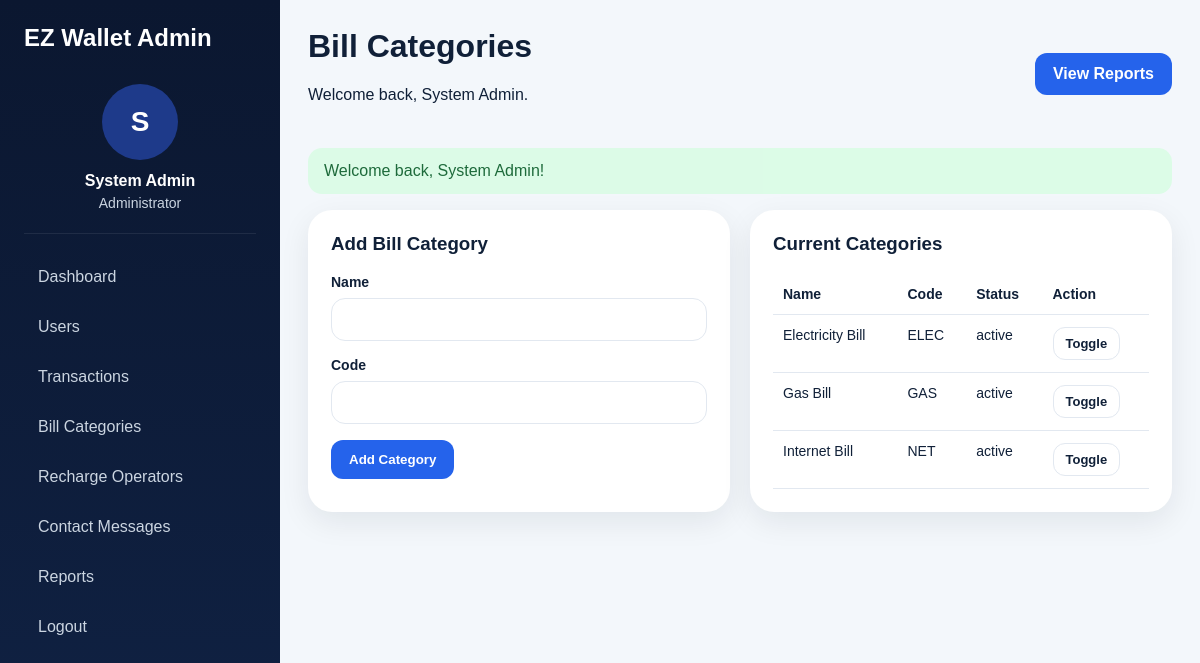
Screenshot of /public/index.php?route=admin/bill-categories (signed in) with the database file from the repository.
### tables this page shows
CREATE TABLE wallets (id INT AUTO_INCREMENT PRIMARY KEY,user_id INT NOT NULL UNIQUE,balance DECIMAL(12,2) NOT NULL DEFAULT 0.00,created_at DATETIME NOT NULL,updated_at DATETIME NOT NULL,CONSTRAINT fk_wallet_user FOREIGN KEY (user_id) REFERENCES users(id) ON DELETE CASCADE);

CREATE TABLE users (id INT AUTO_INCREMENT PRIMARY KEY,name VARCHAR(120) NOT NULL,username VARCHAR(80) NOT NULL UNIQUE,email VARCHAR(150) NOT NULL UNIQUE,phone VARCHAR(30) NOT NULL,password_hash VARCHAR(255) NOT NULL,role ENUM('admin','user') NOT NULL DEFAULT 'user',status ENUM('active','inactive') NOT NULL DEFAULT 'active',avatar VARCHAR(255) NULL,created_at DATETIME NOT NULL,updated_at DATETIME NOT NULL);

CREATE TABLE bill_categories (id INT AUTO_INCREMENT PRIMARY KEY,name VARCHAR(120) NOT NULL,code VARCHAR(50) NOT NULL UNIQUE,status ENUM('active','inactive') NOT NULL DEFAULT 'active',created_at DATETIME NOT NULL);

### controllers/BaseController.php (called while the page is built, shortened)
<?php
abstract class BaseController
{
    protected function view(string $view, array $data = [], string $layout = 'app'): void
    {
        extract($data);
        $layoutFile = __DIR__ . '/../views/layouts/' . $layout . '.php';
        require $layoutFile;
    }
}

### controllers/AdminController.php (called while the page is built, shortened)
<?php
class AdminController extends BaseController
{
    public function billCategories(): void { require_admin(); $this->view('admin/bill_categories', ['title'=>'Bill Categories','categories'=>(new BillPayment())->adminCategories()], 'admin'); }
}

### public/index.php (called while the page is built, shortened)
<?php
require_once __DIR__ . '/../routes/web.php';
$route = $_GET['route'] ?? 'home';
[$controllerClass, $method] = $routes[$route];
$controller = new $controllerClass();
$controller->$method();

### config/database.php (called while the page is built)
<?php
class Database
{
    private static ?PDO $instance = null;
    public static function getInstance(): PDO
    {
        if (self::$instance === null) {
            $config = require __DIR__ . '/app.php';
            $db = $config['db'];
            $dsn = sprintf(
                'mysql:host=%s;port=%s;dbname=%s;charset=%s',
                $db['host'],
                $db['port'],
                $db['database'],
                $db['charset']
            );
            self::$instance = new PDO($dsn, $db['username'], $db['password'], [
                PDO::ATTR_ERRMODE => PDO::ERRMODE_EXCEPTION,
                PDO::ATTR_DEFAULT_FETCH_MODE => PDO::FETCH_ASSOC,
                PDO::ATTR_EMULATE_PREPARES => false,
            ]);
        }
        return self::$instance;
    }
}

### models/BaseModel.php (called while the page is built, shortened)
<?php
abstract class BaseModel
{
    public function __construct()
    {
        $this->db = Database::getInstance();
    }
}

### models/User.php (called while the page is built, shortened)
<?php
class User extends BaseModel
{
    public function findById(int $id): ?array
    {
        $stmt = $this->db->prepare("SELECT u.*, w.balance FROM users u LEFT JOIN wallets w ON w.user_id=u.id WHERE u.id=?");
        $stmt->execute([$id]);
        return $stmt->fetch() ?: null;
    }
}

### includes/auth.php (called while the page is built, shortened)
<?php
function auth_user(): ?array
{
    if (!empty($_SESSION['user_id'])) {
        return (new User())->findById((int)$_SESSION['user_id']);
    }
    return null;
}

### includes/helpers.php (called while the page is built, shortened)
<?php
function app_config(): array
{
    static $config = null;
    if ($config === null) {
        $config = require __DIR__ . '/../config/app.php';
    }
    return $config;
}
function base_url(string $path = ''): string
{
    $base = rtrim(app_config()['base_path'], '/');
    $path = ltrim($path, '/');
    return $base . ($path ? '/' . $path : '');
}
function e(?string $value): string
{
    return htmlspecialchars((string)$value, ENT_QUOTES, 'UTF-8');
}
function current_route(): string
{
    return $_GET['route'] ?? 'home';
}
function route_is(string $route): bool
{
    return current_route() === $route;
}

### config/app.php (called while the page is built)
<?php
return [
    'app_name' => 'EZ Wallet Secure Financial Transaction',
    'base_path' => '/ez_wallet_secure/public',
    'db' => [
        'host' => '127.0.0.1',
        'port' => '3306',
        'database' => 'ez_wallet_secure',
        'username' => 'root',
        'password' => '',
        'charset' => 'utf8mb4',
    ],
    'currency' => 'PKR',
    'upload_dir' => dirname(__DIR__) . '/uploads/avatars',
    'max_upload_size' => 2097152,
];

### models/BillPayment.php (called while the page is built, shortened)
<?php
class BillPayment extends BaseModel
{
    public function adminCategories(): array
    {
        return $this->db->query("SELECT * FROM bill_categories ORDER BY name")->fetchAll();
    }
}

### views/admin/bill_categories.php (the view)
<div class="grid-2"><div class="card"><h3>Add Bill Category</h3><form method="post" action="<?= base_url('index.php?route=admin/bill-categories/store') ?>"><input type="hidden" name="_csrf" value="<?= csrf_token() ?>"><div class="form-group"><label>Name</label><input type="text" name="name" required></div><div class="form-group"><label>Code</label><input type="text" name="code" required></div><button class="btn btn-primary" type="submit">Add Category</button></form></div><div class="card"><h3>Current Categories</h3><div class="table-wrap"><table><thead><tr><th>Name</th><th>Code</th><th>Status</th><th>Action</th></tr></thead><tbody><?php foreach ($categories as $category): ?><tr><td><?= e($category['name']) ?></td><td><?= e($category['code']) ?></td><td><?= e($category['status']) ?></td><td><form method="post" action="<?= base_url('index.php?route=admin/bill-categories/toggle') ?>" class="inline-form"><input type="hidden" name="_csrf" value="<?= csrf_token() ?>"><input type="hidden" name="id" value="<?= (int)$category['id'] ?>"><button class="btn btn-sm btn-outline">Toggle</button></form></td></tr><?php endforeach; ?></tbody></table></div></div></div>

### views/partials/admin_sidebar.php
<?php $auth = auth_user(); ?><aside class="sidebar admin-sidebar"><div class="sidebar-brand">EZ Wallet Admin</div><div class="sidebar-user"><div class="avatar-circle admin-avatar"><span><?= strtoupper(substr($auth['name'], 0, 1)) ?></span></div><h4><?= e($auth['name']) ?></h4><p>Administrator</p></div><nav class="sidebar-nav"><a href="<?= base_url('index.php?route=admin/dashboard') ?>" class="<?= route_is('admin/dashboard') ? 'active' : '' ?>">Dashboard</a><a href="<?= base_url('index.php?route=admin/users') ?>">Users</a><a href="<?= base_url('index.php?route=admin/transactions') ?>">Transactions</a><a href="<?= base_url('index.php?route=admin/bill-categories') ?>">Bill Categories</a><a href="<?= base_url('index.php?route=admin/operators') ?>">Recharge Operators</a><a href="<?= base_url('index.php?route=admin/contact-messages') ?>">Contact Messages</a><a href="<?= base_url('index.php?route=admin/reports') ?>">Reports</a><a href="<?= base_url('index.php?route=logout') ?>">Logout</a></nav></aside>

### views/partials/dashboard_header.php
<?php $auth = auth_user(); ?><header class="dashboard-header"><div><h1><?= e($title ?? 'Dashboard') ?></h1><p>Welcome back, <?= e($auth['name']) ?>.</p></div><div class="header-actions"><?php if ($auth['role'] === 'user'): ?><a href="<?= base_url('index.php?route=wallet/send-money') ?>" class="btn btn-primary">Send Money</a><a href="<?= base_url('index.php?route=wallet/add-money') ?>" class="btn btn-outline">Add Money</a><?php else: ?><a href="<?= base_url('index.php?route=admin/reports') ?>" class="btn btn-primary">View Reports</a><?php endif; ?></div></header>

### assets/css/app.css (style rules this page uses)
:root { --bg:#07111f;--bg2:#0c1b31;--text:#102038;--muted:#64748b;--primary:#2563eb;--primary2:#1d4ed8;--success:#15803d;--danger:#dc2626;--border:#e2e8f0 }
* { box-sizing:border-box }
body { margin:0;font-family:Arial,Helvetica,sans-serif;color:var(--text);background:#f3f7fb }
a { text-decoration:none;color:var(--primary) }
h1,h2,h3,h4,p { margin-top:0 }
.btn { display:inline-flex;align-items:center;justify-content:center;padding:12px 18px;border-radius:12px;border:none;cursor:pointer;font-weight:700 }
.btn-primary { background:var(--primary);color:#fff }
.btn-outline { background:#fff;border:1px solid var(--border);color:var(--text) }
.btn-sm { padding:8px 12px;font-size:13px }
.glass-card,.card,.info-card,.auth-card,.form-card,.stat-card { background:#fff;border:1px solid rgba(255,255,255,.4);border-radius:24px;box-shadow:0 10px 30px rgba(15,23,42,.08) }
.two-col,.grid-2 { display:grid;grid-template-columns:repeat(2,1fr);gap:20px }
.form-group { display:grid;gap:8px;margin-bottom:16px }
.form-group label { font-weight:700;font-size:14px }
.form-group input,.form-group textarea,.form-group select { width:100%;padding:12px 14px;border:1px solid var(--border);border-radius:14px;background:#fff;font-size:15px }
.sidebar { background:linear-gradient(180deg,#0b1730,#102244);color:#fff;padding:24px;position:sticky;top:0;height:100vh }
.sidebar-brand { font-size:24px;font-weight:800;margin-bottom:20px }
.sidebar-user { text-align:center;padding:12px 0 22px;border-bottom:1px solid rgba(255,255,255,.08) }
.avatar-circle { width:76px;height:76px;border-radius:50%;background:#1e3a8a;display:grid;place-items:center;margin:0 auto 12px;font-size:28px;font-weight:800;overflow:hidden }
.sidebar-user h4 { margin:0 0 5px }
.sidebar-user p { margin:0;color:#cbd5e1;font-size:14px }
.sidebar-nav { display:grid;gap:8px;margin-top:22px }
.sidebar-nav a { color:#cbd5e1;padding:12px 14px;border-radius:14px }
.dashboard-header { display:flex;justify-content:space-between;align-items:center;padding:28px 28px 0;gap:16px }
.header-actions { display:flex;gap:10px;flex-wrap:wrap }
.card { padding:22px }
.table-wrap { overflow:auto }
table { width:100%;border-collapse:collapse }
th,td { padding:12px 10px;border-bottom:1px solid var(--border);text-align:left;vertical-align:top;font-size:14px }
.inline-form { display:flex;gap:10px;align-items:center;flex-wrap:wrap }

### rows the page displays
wallets: user.name "S", user.name "System Admin"
bill_categories: name "Electricity Bill", code "ELEC", status "active"
bill_categories: name "Gas Bill", code "GAS", status "active"
bill_categories: name "Internet Bill", code "NET", status "active"

### other values shown
$title "Bill Categories"
$flash['message'] "Welcome back, System Admin!"
